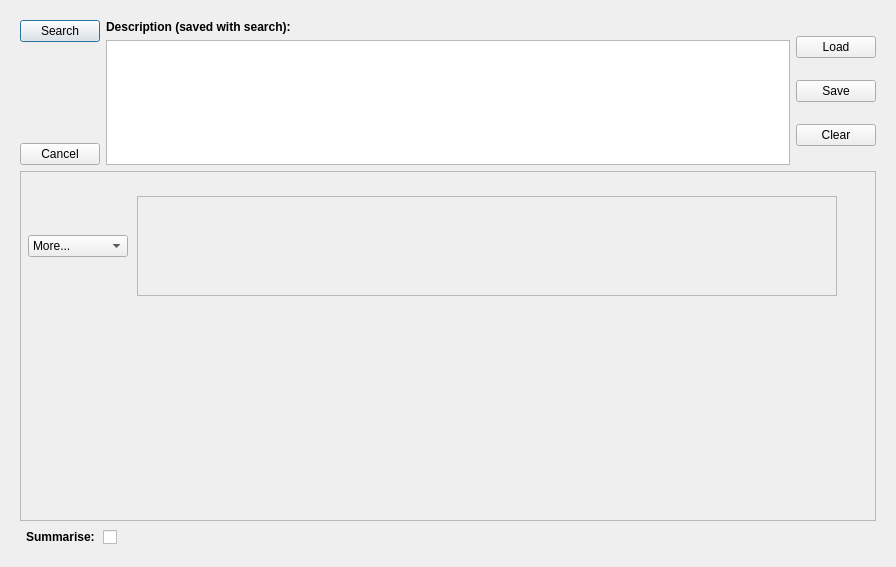
<?xml version="1.0" encoding="UTF-8"?>
<ui version="4.0">
 <class>Form</class>
 <widget class="QWidget" name="Form">
  <property name="geometry">
   <rect>
    <x>0</x>
    <y>0</y>
    <width>896</width>
    <height>567</height>
   </rect>
  </property>
  <property name="windowTitle">
   <string>Simple Search</string>
  </property>
  <layout class="QHBoxLayout" name="horizontalLayout">
   <item>
    <widget class="QScrollArea" name="scrollArea">
     <property name="frameShape">
      <enum>QFrame::NoFrame</enum>
     </property>
     <property name="widgetResizable">
      <bool>true</bool>
     </property>
     <widget class="QWidget" name="scrollAreaWidgetContents">
      <property name="geometry">
       <rect>
        <x>0</x>
        <y>0</y>
        <width>872</width>
        <height>543</height>
       </rect>
      </property>
      <property name="sizePolicy">
       <sizepolicy hsizetype="Expanding" vsizetype="Expanding">
        <horstretch>0</horstretch>
        <verstretch>0</verstretch>
       </sizepolicy>
      </property>
      <property name="minimumSize">
       <size>
        <width>863</width>
        <height>480</height>
       </size>
      </property>
      <layout class="QVBoxLayout" name="verticalLayout_4">
       <item>
        <layout class="QHBoxLayout" name="horizontalLayout_2">
         <item>
          <layout class="QVBoxLayout" name="verticalLayout_2">
           <item>
            <widget class="QPushButton" name="search">
             <property name="text">
              <string>Search</string>
             </property>
             <property name="default">
              <bool>true</bool>
             </property>
            </widget>
           </item>
           <item>
            <spacer name="verticalSpacer">
             <property name="orientation">
              <enum>Qt::Vertical</enum>
             </property>
             <property name="sizeHint" stdset="0">
              <size>
               <width>20</width>
               <height>40</height>
              </size>
             </property>
            </spacer>
           </item>
           <item>
            <widget class="QPushButton" name="cancel">
             <property name="text">
              <string>Cancel</string>
             </property>
            </widget>
           </item>
          </layout>
         </item>
         <item>
          <layout class="QVBoxLayout" name="verticalLayout_3">
           <item>
            <widget class="QLabel" name="label">
             <property name="font">
              <font>
               <weight>75</weight>
               <bold>true</bold>
              </font>
             </property>
             <property name="text">
              <string>Description (saved with search):</string>
             </property>
            </widget>
           </item>
           <item>
            <widget class="QPlainTextEdit" name="description">
             <property name="sizePolicy">
              <sizepolicy hsizetype="Expanding" vsizetype="Preferred">
               <horstretch>0</horstretch>
               <verstretch>0</verstretch>
              </sizepolicy>
             </property>
            </widget>
           </item>
           <item>
            <spacer name="verticalSpacer_2">
             <property name="orientation">
              <enum>Qt::Vertical</enum>
             </property>
             <property name="sizeHint" stdset="0">
              <size>
               <width>20</width>
               <height>40</height>
              </size>
             </property>
            </spacer>
           </item>
          </layout>
         </item>
         <item>
          <layout class="QVBoxLayout" name="verticalLayout">
           <item>
            <widget class="QPushButton" name="load">
             <property name="text">
              <string>Load</string>
             </property>
            </widget>
           </item>
           <item>
            <widget class="QPushButton" name="save">
             <property name="text">
              <string>Save</string>
             </property>
            </widget>
           </item>
           <item>
            <widget class="QPushButton" name="clear">
             <property name="text">
              <string>Clear</string>
             </property>
            </widget>
           </item>
          </layout>
         </item>
        </layout>
       </item>
       <item>
        <widget class="QFrame" name="Frame">
         <property name="sizePolicy">
          <sizepolicy hsizetype="Preferred" vsizetype="Fixed">
           <horstretch>0</horstretch>
           <verstretch>0</verstretch>
          </sizepolicy>
         </property>
         <property name="minimumSize">
          <size>
           <width>0</width>
           <height>350</height>
          </size>
         </property>
         <property name="maximumSize">
          <size>
           <width>16777215</width>
           <height>350</height>
          </size>
         </property>
         <property name="autoFillBackground">
          <bool>true</bool>
         </property>
         <property name="frameShape">
          <enum>QFrame::StyledPanel</enum>
         </property>
         <property name="frameShadow">
          <enum>QFrame::Raised</enum>
         </property>
         <widget class="QWidget" name="gridLayoutWidget">
          <property name="geometry">
           <rect>
            <x>0</x>
            <y>0</y>
            <width>821</width>
            <height>351</height>
           </rect>
          </property>
          <layout class="QGridLayout" name="gridLayout" rowstretch="0,0,0">
           <property name="sizeConstraint">
            <enum>QLayout::SetDefaultConstraint</enum>
           </property>
           <property name="leftMargin">
            <number>0</number>
           </property>
           <property name="horizontalSpacing">
            <number>-1</number>
           </property>
           <item row="1" column="2">
            <spacer name="verticalSpacer_4">
             <property name="orientation">
              <enum>Qt::Vertical</enum>
             </property>
             <property name="sizeType">
              <enum>QSizePolicy::Fixed</enum>
             </property>
             <property name="sizeHint" stdset="0">
              <size>
               <width>20</width>
               <height>100</height>
              </size>
             </property>
            </spacer>
           </item>
           <item row="0" column="2">
            <widget class="TermGrid" name="expression">
             <property name="sizePolicy">
              <sizepolicy hsizetype="Fixed" vsizetype="Fixed">
               <horstretch>0</horstretch>
               <verstretch>0</verstretch>
              </sizepolicy>
             </property>
             <property name="minimumSize">
              <size>
               <width>700</width>
               <height>100</height>
              </size>
             </property>
             <property name="maximumSize">
              <size>
               <width>16777215</width>
               <height>100</height>
              </size>
             </property>
             <property name="baseSize">
              <size>
               <width>0</width>
               <height>0</height>
              </size>
             </property>
             <property name="styleSheet">
              <string notr="true"/>
             </property>
             <property name="frameShape">
              <enum>QFrame::StyledPanel</enum>
             </property>
             <property name="frameShadow">
              <enum>QFrame::Raised</enum>
             </property>
            </widget>
           </item>
           <item row="2" column="2">
            <spacer name="verticalSpacer_3">
             <property name="orientation">
              <enum>Qt::Vertical</enum>
             </property>
             <property name="sizeType">
              <enum>QSizePolicy::Fixed</enum>
             </property>
             <property name="sizeHint" stdset="0">
              <size>
               <width>20</width>
               <height>100</height>
              </size>
             </property>
            </spacer>
           </item>
           <item row="0" column="1">
            <widget class="ComboBox" name="operation">
             <property name="sizePolicy">
              <sizepolicy hsizetype="Fixed" vsizetype="Fixed">
               <horstretch>0</horstretch>
               <verstretch>0</verstretch>
              </sizepolicy>
             </property>
             <property name="maximumSize">
              <size>
               <width>100</width>
               <height>16777215</height>
              </size>
             </property>
             <item>
              <property name="text">
               <string>More...</string>
              </property>
             </item>
             <item>
              <property name="text">
               <string>AND</string>
              </property>
             </item>
             <item>
              <property name="text">
               <string>AND NOT</string>
              </property>
             </item>
             <item>
              <property name="text">
               <string>OR</string>
              </property>
             </item>
            </widget>
           </item>
           <item row="0" column="0">
            <spacer name="horizontalSpacer_2">
             <property name="orientation">
              <enum>Qt::Horizontal</enum>
             </property>
             <property name="sizeType">
              <enum>QSizePolicy::Fixed</enum>
             </property>
             <property name="sizeHint" stdset="0">
              <size>
               <width>5</width>
               <height>20</height>
              </size>
             </property>
            </spacer>
           </item>
           <item row="1" column="0">
            <spacer name="horizontalSpacer_3">
             <property name="orientation">
              <enum>Qt::Horizontal</enum>
             </property>
             <property name="sizeType">
              <enum>QSizePolicy::Fixed</enum>
             </property>
             <property name="sizeHint" stdset="0">
              <size>
               <width>5</width>
               <height>20</height>
              </size>
             </property>
            </spacer>
           </item>
           <item row="2" column="0">
            <spacer name="horizontalSpacer_4">
             <property name="orientation">
              <enum>Qt::Horizontal</enum>
             </property>
             <property name="sizeType">
              <enum>QSizePolicy::Fixed</enum>
             </property>
             <property name="sizeHint" stdset="0">
              <size>
               <width>5</width>
               <height>20</height>
              </size>
             </property>
            </spacer>
           </item>
          </layout>
         </widget>
        </widget>
       </item>
       <item>
        <layout class="QHBoxLayout" name="horizontalLayout_3">
         <item>
          <widget class="QCheckBox" name="checkBox">
           <property name="font">
            <font>
             <weight>75</weight>
             <bold>true</bold>
            </font>
           </property>
           <property name="layoutDirection">
            <enum>Qt::RightToLeft</enum>
           </property>
           <property name="text">
            <string>Summarise: </string>
           </property>
          </widget>
         </item>
         <item>
          <spacer name="horizontalSpacer">
           <property name="orientation">
            <enum>Qt::Horizontal</enum>
           </property>
           <property name="sizeHint" stdset="0">
            <size>
             <width>40</width>
             <height>20</height>
            </size>
           </property>
          </spacer>
         </item>
        </layout>
       </item>
      </layout>
     </widget>
    </widget>
   </item>
  </layout>
 </widget>
 <customwidgets>
  <customwidget>
   <class>ComboBox</class>
   <extends>QComboBox</extends>
   <header>combobox.h</header>
  </customwidget>
  <customwidget>
   <class>TermGrid</class>
   <extends>QFrame</extends>
   <header>termgrid.h</header>
   <container>1</container>
  </customwidget>
 </customwidgets>
 <resources/>
 <connections/>
</ui>
